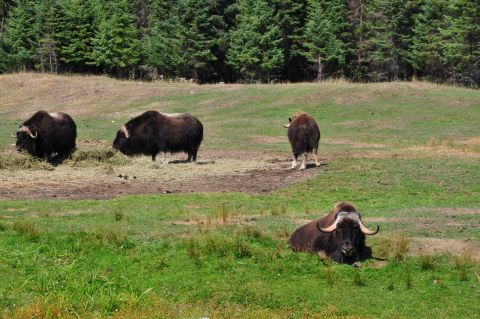
//> input picture images/group.jpg, 480 x 319 px
$ ./5.5   (built with g++ and OpenCV 4)
//> lines starting //> are read from the running program, lines starting //| are printed output that depends on the picture; after the words box and inside, x2 and y2 are one past the last pixel; in counts of white or black regions, pixels touching at a corner belong together
### Chapter5/5.5.h
#ifndef _5_5_H
#define _5_5_H
#include<opencv2\opencv.hpp>

class WatershedSegmenter
{
private:
	cv::Mat markers;
public:
	void setMarkers(const cv::Mat& markerImage);
	cv::Mat process(const cv::Mat& image);
	cv::Mat getSegmentation();
	cv::Mat getWatersheds();

};

/*******Implement********/
void WatershedSegmenter::setMarkers(const cv::Mat& markerImage)
{
	// Convert to image of ints
	markerImage.convertTo(markers, CV_32SC1);
	imshow("In setMarkers1", markerImage);
}
cv::Mat WatershedSegmenter::process(const cv::Mat& image)
{
	// Apply watershed
	cv::watershed(image, markers);
	return markers;

}
cv::Mat WatershedSegmenter::getSegmentation()
{
	cv::Mat temp;
	this->markers.convertTo(temp, CV_8U);
	return temp;
}

cv::Mat WatershedSegmenter::getWatersheds()
{
	cv::Mat temp;
	this->markers.convertTo(temp, CV_8U, 255, 255);
	return temp;
}
#endif // _5_5_H

### Chapter5/5.5.cpp
#include"5.5.h"
#include<iostream>

using namespace::cv;
using namespace::std;

int main()
{
	// Read the original image
	Mat OriginalImage(imread("../../images/group.jpg", IMREAD_COLOR));
//> OriginalImage is the input picture: 319 rows x 480 cols, CV_8UC3; mean B, G, R 69.4, 113.6, 107.3

	// Read as a grayscale image
	Mat GrayscaleImage(imread("../../images/group.jpg", IMREAD_GRAYSCALE));
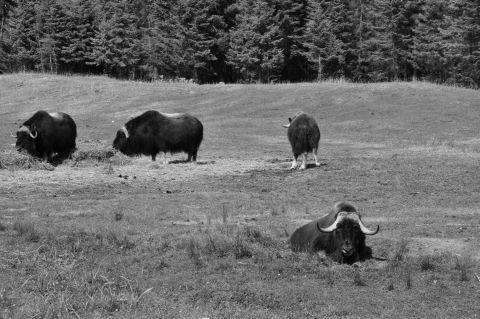
//> GrayscaleImage: 319 rows x 480 cols, CV_8UC1; min 0, max 243, mean 106.7
	// Obtain the binary image
	Mat binaryImage;
	threshold(GrayscaleImage, binaryImage, 60, 255, THRESH_BINARY);
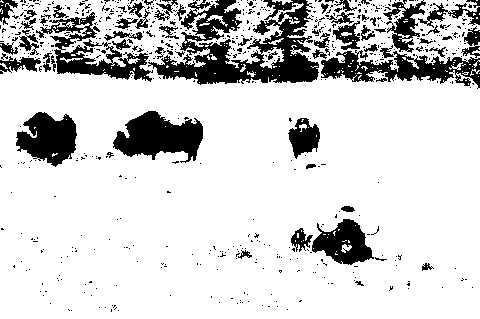
//> binaryImage: 319 rows x 480 cols, CV_8UC1; 82.1% white; 653 black regions (591 under 20 px), largest, box (x1, y1, x2, y2) and area: (148, 0, 319, 85) 6792, (113, 111, 203, 163) 2862, (321, 50, 480, 89) 2815
	bitwise_not(binaryImage, binaryImage, Mat());// NOT
	imshow("Original Binary Image", binaryImage);

	Mat fg;
	// Eliminate noise as well as small object by eroding 6 times
	erode(binaryImage, fg, Mat(), Point(-1, -1), 6);
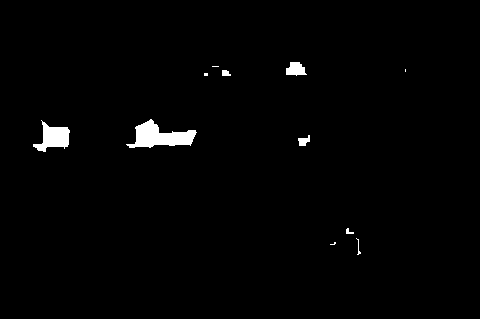
//> fg: 319 rows x 480 cols, CV_8UC1; 1.4% white; 11 white regions (4 under 20 px), largest, box (x1, y1, x2, y2) and area: (126, 119, 197, 148) 1044, (33, 120, 70, 152) 618, (286, 62, 307, 76) 209
	imshow("Foreground Image", fg);

	Mat bg;
	dilate(binaryImage, bg, Mat(), Point(-1, -1), 6);
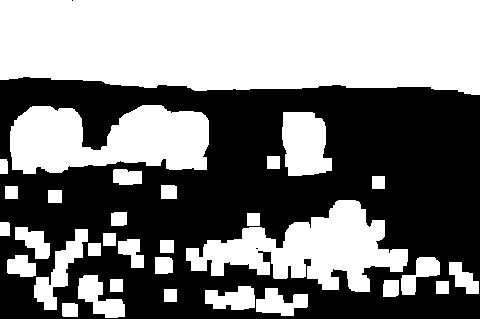
//> bg: 319 rows x 480 cols, CV_8UC1; 49% white; 32 white regions, largest, box (x1, y1, x2, y2) and area: (0, 0, 480, 95) 41441, (10, 105, 209, 174) 10155, (186, 200, 408, 292) 9789
	imshow("Original Background Image", bg);
	// Highlight the background object by thresholding the bg Image
	threshold(bg, bg, 1, 128, THRESH_BINARY_INV);
	imshow("Background Image", bg);

	// Creating the markers Image
	Mat markers(binaryImage.size(), CV_8U, Scalar(0));
	markers = fg + bg;
	imshow("Markers Image", markers);

	// Creating the watershed segmentation object
	WatershedSegmenter segmenter;
	Mat watersheds;
	segmenter.setMarkers(markers);
//> in setMarkers, `markerImage.convertTo(markers, CV_32SC1);`:
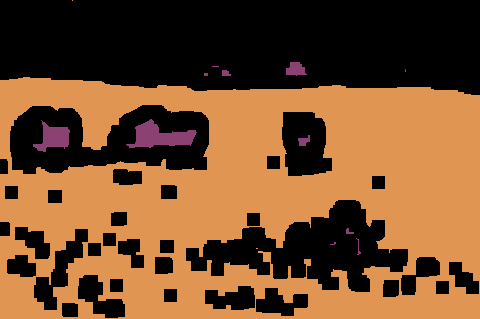
//> markers: 319 rows x 480 cols, CV_32SC1; 3 distinct labels, from 0 to 255; one colour per label, 0 black
	watersheds = segmenter.process(OriginalImage);
//> in process, `cv::watershed(image, markers);`:
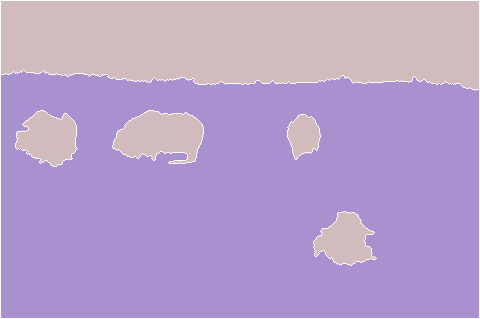
//> markers: 319 rows x 480 cols, CV_32SC1; 3 distinct labels, from -1 to 255; one colour per label, 0 black, -1 white
	imshow("Segmentation", segmenter.getSegmentation());
	imshow("Watersheds", segmenter.getWatersheds());
//> in getWatersheds, `this->markers.convertTo(temp, CV_8U, 255, 255);`:
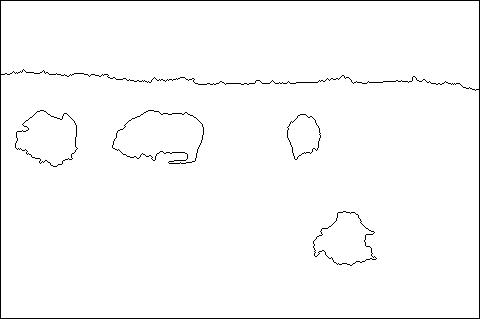
//> temp: 319 rows x 480 cols, CV_8UC1; 98.1% white; black in thin lines or dots
	waitKey(0);
	return 0;
}

$ run again, with images/baboon1.jpg copied over images/group.jpg
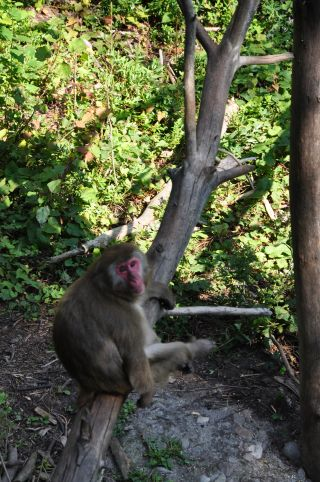
//> input picture images/baboon1.jpg, 320 x 482 px
//> OriginalImage is the input picture: 482 rows x 320 cols, CV_8UC3; mean B, G, R 65.5, 91.9, 86.2
//> `threshold(GrayscaleImage, binaryImage, 60, 255, THRESH_BINARY);`:
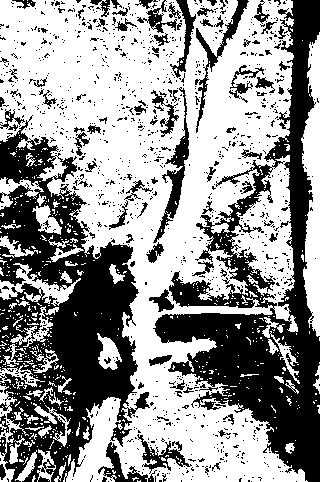
//> binaryImage: 482 rows x 320 cols, CV_8UC1; 58.8% white; 1074 black regions (986 under 20 px), largest, box (x1, y1, x2, y2) and area: (0, 115, 150, 482) 26122, (153, 0, 320, 482) 24828, (153, 87, 189, 243) 1189
//> fg: 482 rows x 320 cols, CV_8UC1; 5.5% white; 25 white regions (8 under 20 px), largest, box (x1, y1, x2, y2) and area: (58, 265, 129, 402) 3919, (277, 340, 320, 482) 1870, (299, 0, 320, 34) 631
//> in getWatersheds, `this->markers.convertTo(temp, CV_8U, 255, 255);`:
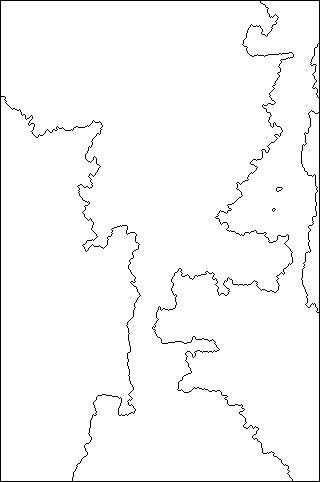
//> temp: 482 rows x 320 cols, CV_8UC1; 97.5% white; black in thin lines or dots

$ run again, with images/baboon2.jpg copied over images/group.jpg
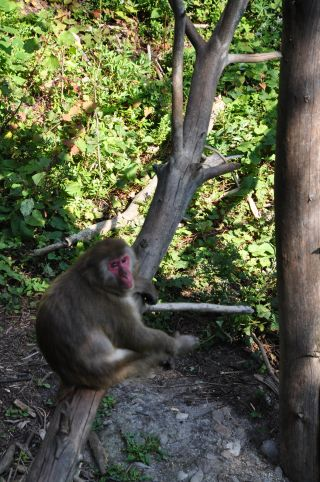
//> input picture images/baboon2.jpg, 320 x 482 px
//> OriginalImage is the input picture: 482 rows x 320 cols, CV_8UC3; mean B, G, R 69, 93.2, 88.1
//> `threshold(GrayscaleImage, binaryImage, 60, 255, THRESH_BINARY);`:
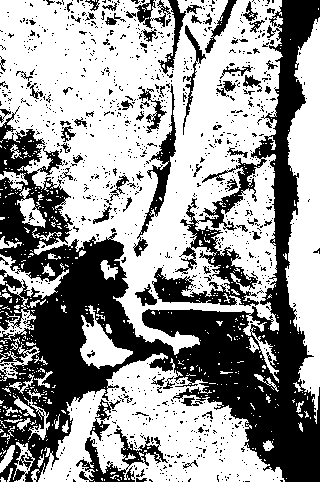
//> binaryImage: 482 rows x 320 cols, CV_8UC1; 60.1% white; 1103 black regions (1021 under 20 px), largest, box (x1, y1, x2, y2) and area: (0, 0, 320, 482) 49677, (76, 429, 168, 482) 1444, (133, 84, 176, 257) 1305
//> fg: 482 rows x 320 cols, CV_8UC1; 5.8% white; 25 white regions (6 under 20 px), largest, box (x1, y1, x2, y2) and area: (40, 247, 119, 396) 3507, (255, 339, 320, 482) 2682, (288, 0, 320, 38) 688
//> in getWatersheds, `this->markers.convertTo(temp, CV_8U, 255, 255);`:
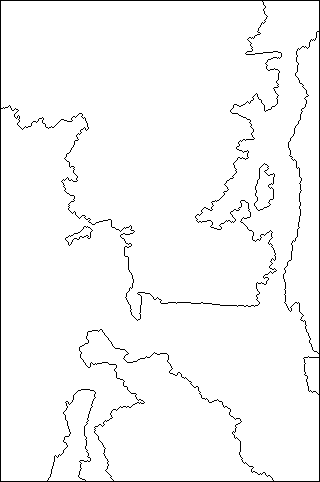
//> temp: 482 rows x 320 cols, CV_8UC1; 97.2% white; black in thin lines or dots

$ run again, with images/baboon3.jpg copied over images/group.jpg
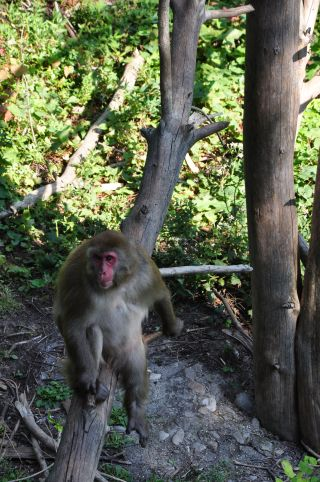
//> input picture images/baboon3.jpg, 320 x 482 px
//> OriginalImage is the input picture: 482 rows x 320 cols, CV_8UC3; mean B, G, R 79, 98.7, 92.3
//> fg: 482 rows x 320 cols, CV_8UC1; 4.4% white; 19 white regions (8 under 20 px), largest, box (x1, y1, x2, y2) and area: (246, 267, 310, 446) 2832, (249, 0, 271, 202) 2034, (48, 260, 98, 329) 1164
//> in getWatersheds, `this->markers.convertTo(temp, CV_8U, 255, 255);`:
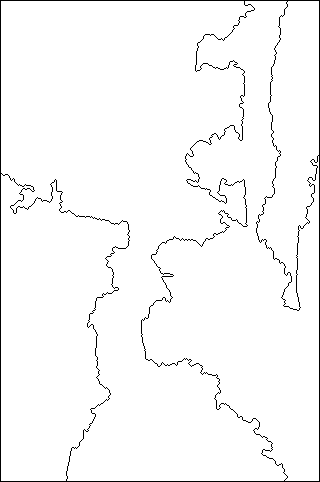
//> temp: 482 rows x 320 cols, CV_8UC1; 97.5% white; black in thin lines or dots
